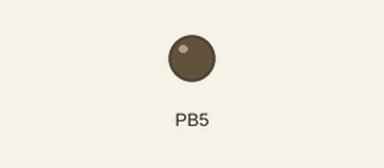
Bench run of a program on a simulated ATmega328P, built with avr-gcc and emulated at 16 MHz. On the bench: output pins drawn as LEDs (lit = HIGH).

Above: at 1.0 s.
At 4.1 s:
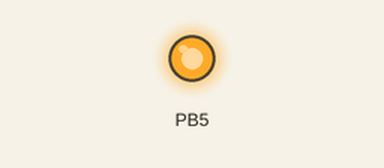
Timing chart, 0 to 10.9 s (numbered marks = the images above):
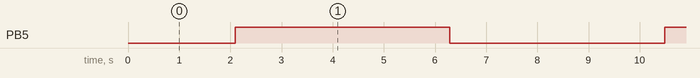

Measured:
- by itself, PB5: alternates HIGH for 4.2 s and LOW for 4.2 s

The program:

main.c
```c
/*
 * Timer0Interupt.c
 *
 * Created: 3/22/2025 8:33:10 AM
 * Author : Tegar Berbudi
 *
 * Eksperimen interupt Timer 0 ATmega328P, men-toggle built-in led pada Arduino Uno dengan periode tertentu.
 */

#ifndef F_CPU
#define F_CPU 16000000UL
#endif
#include <avr/io.h>
#include <avr/interrupt.h>

// tipe data volatile untuk interupt routine
volatile uint8_t count = 0;


// increment setiap Timer 0 overflow / setiap (2^8)*T
ISR(TIMER0_OVF_vect)
{
	count++;
}

int main(void)
{
	// set built-in led sebagai output
	DDRB |= 0X20;

	// set Timer 0 dengan preskalar 1/1024 -> f = 15625 Hz atau T = 0.000064 s; normal mode; enable interupt pada overflow
	TCNT0 &= 0X00;
	TCCR0B |= (1 << CS02) | (1 << CS00);
	TIMSK0 |= (1 << TOIE0);

	// enable interupt
	sei();

	// variabel pembantu
	uint8_t aux = 0;

	// endless loop
    while (1)
	{
		// toggle built-in led setiap (2^8)*(2^8)*T karena count adalah 8 bit
		if (aux == 0 && count >= 128)
		{
			aux = 1;
			PORTB ^= 0X20;
		}
		else if (aux == 1 && count <= 127)
		{
			// juga bisa men-toggle di sini jika menginginkan periode toggle 2x lebih cepat
			aux = 0;
		}
	}
	return 0;
}
```
